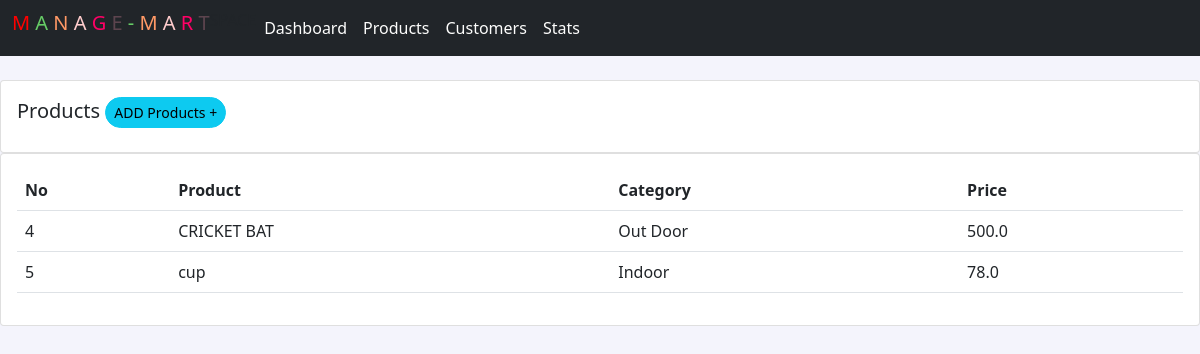
The app's page /product/ with its own data.
### accounts/models.py (models this page shows, shortened)
class Product(models.Model):
    CATEGORY=(
              ('Indoor','Indoor'),
              ('Out Door','Out Door'),
              ('Electronic','Electronic'),
              )
    name=models.CharField(max_length=200 , null=True)
    price=models.FloatField(null=True)
    category=models.CharField(max_length=200 , null=True, choices=CATEGORY)
    description=models.CharField(max_length=200 , null=True , blank=True)
    date_created=models.DateTimeField(auto_now_add=True, null=True)

### accounts/views.py (the view)
# urls.py: path('product/',views.product,name='product'),
def product(request):
    products=Product.objects.all()
    return render(request,'accounts/product.html',{'product':products})

### accounts/templates/accounts/product.html
{% extends 'accounts/main.html' %}
{% block content %}
<br>
		<div class="row">
			<div class="col-md">
				<div class="card card-body">
				<div>
					<h5>Products <a class='btn btn-sm btn-info rounded-pill'href="{% url 'product_form'%}">ADD Products +</a></h5>
				</div>
				</div>
				<div class="card card-body">
					<table class="table">
						<tr>
							<th>No</th>
							<th>Product</th>
							<th>Category</th>
							<th>Price</th>
						</tr>
						{%for i in product %}
						<tr>
							<td>{{i.id}}</td>
						   <td>{{i.name}}</td>
						    <td>{{i.category}}</td>
							 <td>{{i.price}}</td>
						</tr>
						{%endfor%}
					</table>
				</div>
			</div>
		</div>
{% endblock content %}

### static/css/main.css (style rules this page uses)
body { background-color:#f4f4fc; }

### records on screen
Product: id "4", name "CRICKET BAT", category "Out Door", price "500.0"
Product: id "5", name "cup", category "Indoor", price "78.0"
